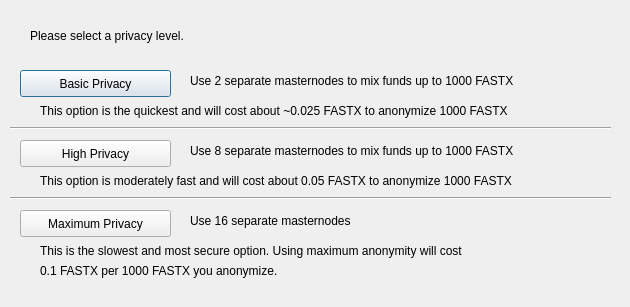
<?xml version="1.0" encoding="UTF-8"?>
<ui version="4.0">
 <class>DarksendConfig</class>
 <widget class="QDialog" name="DarksendConfig">
  <property name="geometry">
   <rect>
    <x>0</x>
    <y>0</y>
    <width>630</width>
    <height>307</height>
   </rect>
  </property>
  <property name="windowTitle">
   <string>Configure Darksend</string>
  </property>
  <widget class="QPushButton" name="buttonBasic">
   <property name="geometry">
    <rect>
     <x>20</x>
     <y>70</y>
     <width>151</width>
     <height>27</height>
    </rect>
   </property>
   <property name="text">
    <string>Basic Privacy</string>
   </property>
  </widget>
  <widget class="QPushButton" name="buttonHigh">
   <property name="geometry">
    <rect>
     <x>20</x>
     <y>140</y>
     <width>151</width>
     <height>27</height>
    </rect>
   </property>
   <property name="text">
    <string>High Privacy</string>
   </property>
  </widget>
  <widget class="QPushButton" name="buttonMax">
   <property name="geometry">
    <rect>
     <x>20</x>
     <y>210</y>
     <width>151</width>
     <height>27</height>
    </rect>
   </property>
   <property name="text">
    <string>Maximum Privacy</string>
   </property>
  </widget>
  <widget class="QLabel" name="label">
   <property name="geometry">
    <rect>
     <x>30</x>
     <y>20</y>
     <width>571</width>
     <height>31</height>
    </rect>
   </property>
   <property name="text">
    <string>Please select a privacy level.</string>
   </property>
  </widget>
  <widget class="QLabel" name="label_2">
   <property name="geometry">
    <rect>
     <x>190</x>
     <y>70</y>
     <width>421</width>
     <height>21</height>
    </rect>
   </property>
   <property name="text">
    <string>Use 2 separate masternodes to mix funds up to 1000 FASTX</string>
   </property>
  </widget>
  <widget class="QLabel" name="label_3">
   <property name="geometry">
    <rect>
     <x>190</x>
     <y>140</y>
     <width>411</width>
     <height>21</height>
    </rect>
   </property>
   <property name="text">
    <string>Use 8 separate masternodes to mix funds up to 1000 FASTX</string>
   </property>
  </widget>
  <widget class="QLabel" name="label_4">
   <property name="geometry">
    <rect>
     <x>190</x>
     <y>210</y>
     <width>421</width>
     <height>21</height>
    </rect>
   </property>
   <property name="text">
    <string>Use 16 separate masternodes</string>
   </property>
  </widget>
  <widget class="QLabel" name="label_6">
   <property name="geometry">
    <rect>
     <x>40</x>
     <y>100</y>
     <width>561</width>
     <height>21</height>
    </rect>
   </property>
   <property name="text">
    <string>This option is the quickest and will cost about ~0.025 FASTX to anonymize 1000 FASTX</string>
   </property>
  </widget>
  <widget class="QLabel" name="label_7">
   <property name="geometry">
    <rect>
     <x>40</x>
     <y>170</y>
     <width>561</width>
     <height>21</height>
    </rect>
   </property>
   <property name="text">
    <string>This option is moderately fast and will cost about 0.05 FASTX to anonymize 1000 FASTX</string>
   </property>
  </widget>
  <widget class="QLabel" name="label_8">
   <property name="geometry">
    <rect>
     <x>40</x>
     <y>240</y>
     <width>561</width>
     <height>21</height>
    </rect>
   </property>
   <property name="text">
    <string>This is the slowest and most secure option. Using maximum anonymity will cost</string>
   </property>
  </widget>
  <widget class="QLabel" name="label_9">
   <property name="geometry">
    <rect>
     <x>40</x>
     <y>260</y>
     <width>561</width>
     <height>21</height>
    </rect>
   </property>
   <property name="text">
    <string>0.1 FASTX per 1000 FASTX you anonymize.</string>
   </property>
  </widget>
  <widget class="Line" name="line">
   <property name="geometry">
    <rect>
     <x>10</x>
     <y>120</y>
     <width>601</width>
     <height>16</height>
    </rect>
   </property>
   <property name="orientation">
    <enum>Qt::Horizontal</enum>
   </property>
  </widget>
  <widget class="Line" name="line_2">
   <property name="geometry">
    <rect>
     <x>10</x>
     <y>190</y>
     <width>601</width>
     <height>16</height>
    </rect>
   </property>
   <property name="orientation">
    <enum>Qt::Horizontal</enum>
   </property>
  </widget>
 </widget>
 <resources/>
 <connections/>
</ui>
